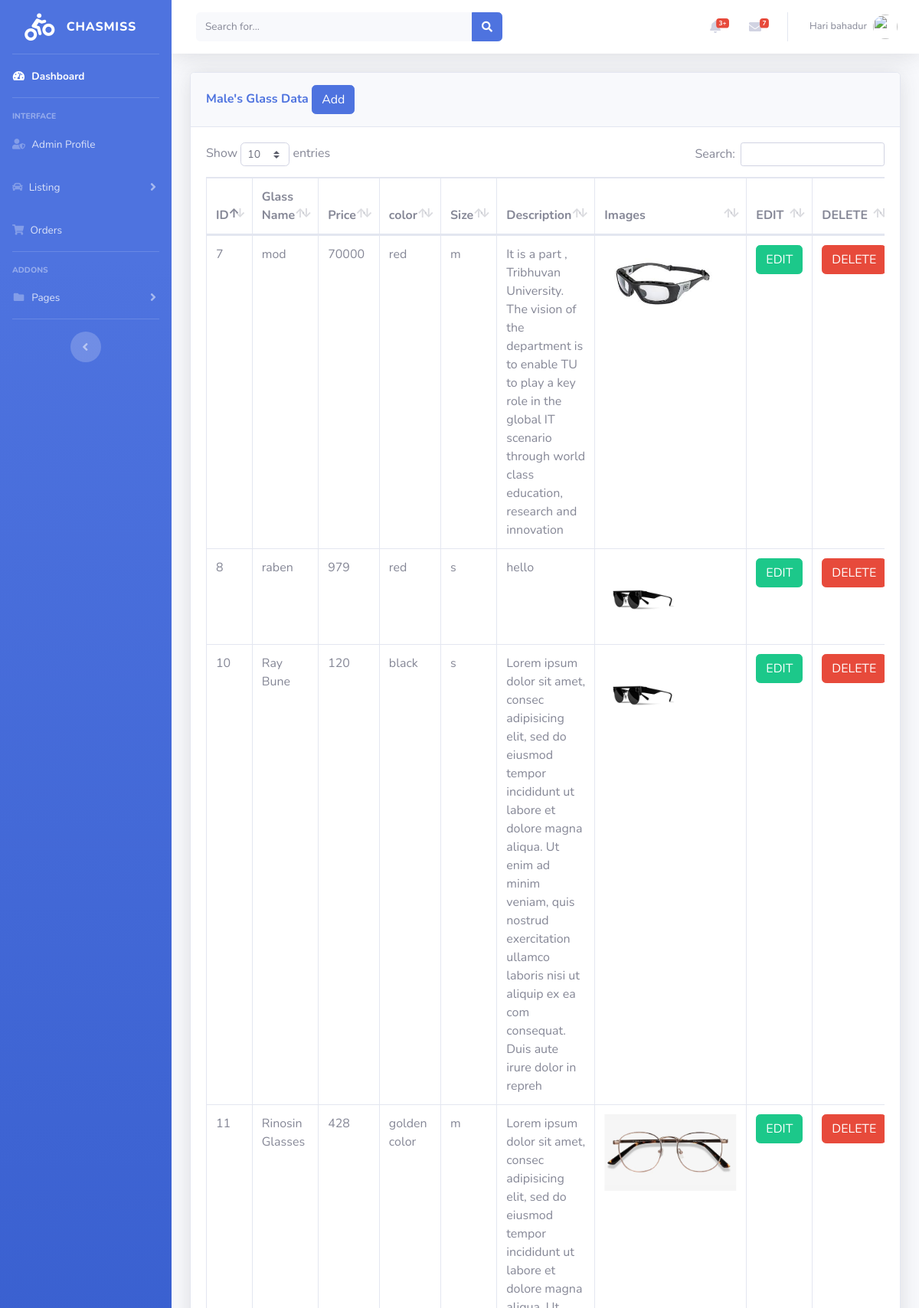
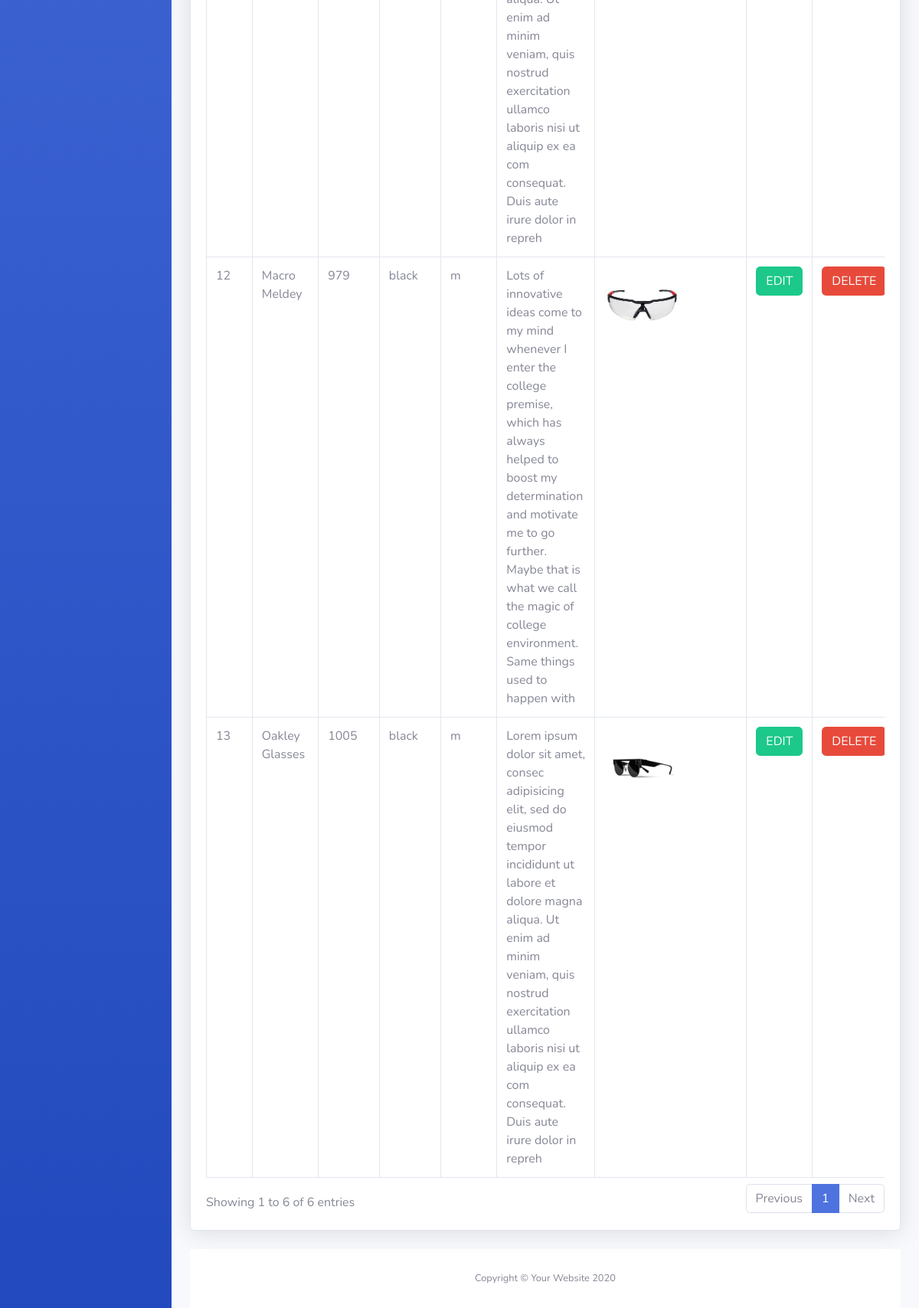
Page /admin/male-list.php (signed in) on the committed database (2 pictures, top to bottom).
### tables this page shows
CREATE TABLE `glass` (
  `glass_id` int(11) NOT NULL,
  `gname` varchar(255) NOT NULL,
  `price` varchar(100) NOT NULL,
  `gender` varchar(20) NOT NULL,
  `color` varchar(25) NOT NULL,
  `size` varchar(30) NOT NULL,
  `description` varchar(255) NOT NULL,
  `image` varchar(255) NOT NULL
);

### admin/male-list.php (the view, shortened to what this page needs)
<?php
include('includes/header.php');
include('includes/navbar.php');
include('includes/database/dbconfig.php');
?>
<div class="container-fluid">
<div class="card shadow mb-4">
  <div class="card-header py-3">
    <h6 class="m-0 font-weight-bold text-primary"> Male's Glass Data
            <button type="button" class="btn btn-primary" data-toggle="modal" data-target="#addadminprofile">
              Add
            </button>
    </h6>
  </div>
  <div class="card-body">
    <div class="table-responsive">
    <?php
                $query = "SELECT * FROM glass where gender='male'";
                $query_run = mysqli_query($connection, $query);
            ?>
      <table class="table table-bordered" id="dataTable" width="100%" cellspacing="0">
        <thead>
          <tr>
            <th> ID </th>
            <th>Glass Name </th>
            <th>Price</th>
            <th>color</th>
            <th>Size</th>
            <th>Description</th>
            <th>Images</th>
            <th>EDIT </th>
            <th>DELETE </th>
          </tr>
        </thead>
        <tbody>
                    <?php
                            if(mysqli_num_rows($query_run) > 0)
                            {
                                while($row = mysqli_fetch_assoc($query_run))
                                {
                        ?>
                            <tr>
                                <td><?php  echo $row['glass_id']; ?></td>
                                <td><?php  echo $row['gname']; ?></td>
                                <td><?php  echo $row['price']; ?></td>
                                <td><?php  echo $row['color']; ?></td>
                                <td><?php  echo $row['size']; ?></td>
                                <td><?php  echo $row['description']; ?></td>
                                <td><img src="<?php echo '../assets/images/product/all/'.$row['image']; ?>" height="100px"></td>
                                <td>
                                    <form action="male-list-edit.php" method="post">
                                        <button type="submit" name="edit_btn" class="btn btn-success"> EDIT</button>
                                    </form>
                                </td>
                                <td>
                                    <form action="male-list-code.php" method="post">
                                        <button type="submit" name="delete_btn" class="btn btn-danger"> DELETE</button>
                                    </form>
                                </td>
                            </tr>
                        <?php
                            }
                        }
                        else {
                            echo "No Record Found";
                        }
                        ?>
        </tbody>
      </table>
    </div>
  </div>
</div>
<?php
include('includes/footer.php');
?>

### rows in the picture
glass: glass_id "7", gname "mod", price "70000", color "red", size "m", description "It is a part , Tribhuvan University. The vision of the department is to enable TU to play a key role in the global IT scenario through world class education, research and innovation", image (picture)
glass: glass_id "8", gname "raben", price "979", color "red", size "s", description "hello", image (picture)
glass: glass_id "10", gname "Ray Bune", price "120", color "black", size "s", description "Lorem ipsum dolor sit amet, consec adipisicing elit, sed do eiusmod tempor incididunt ut labore et dolore magna aliqua. Ut enim ad minim veniam, quis nostrud exercitation ullamco laboris nisi ut aliquip ex ea com consequat. Duis aute irure dolor in repreh", image (picture)
glass: glass_id "11", gname "Rinosin Glasses", price "428", color "golden color", size "m", description "Lorem ipsum dolor sit amet, consec adipisicing elit, sed do eiusmod tempor incididunt ut labore et dolore magna aliqua. Ut enim ad minim veniam, quis nostrud exercitation ullamco laboris nisi ut aliquip ex ea com consequat. Duis aute irure dolor in repreh", image (picture)
glass: glass_id "12", gname "Macro Meldey", price "979", color "black", size "m", description "Lots of innovative ideas come to my mind whenever I enter the college premise, which has always helped to boost my determination and motivate me to go further. Maybe that is what we call the magic of college environment. Same things used to happen with", image (picture)
glass: glass_id "13", gname "Oakley Glasses", price "1005", color "black", size "m", description "Lorem ipsum dolor sit amet, consec adipisicing elit, sed do eiusmod tempor incididunt ut labore et dolore magna aliqua. Ut enim ad minim veniam, quis nostrud exercitation ullamco laboris nisi ut aliquip ex ea com consequat. Duis aute irure dolor in repreh", image (picture)

### other values in the picture
$_SESSION['username'] "Hari bahadur"
